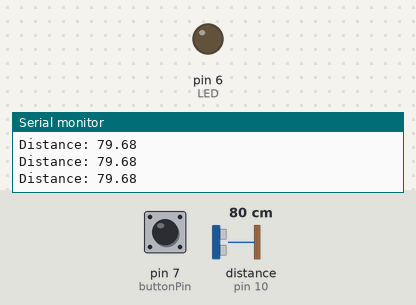
A sketch run on a simulated Arduino Uno, built with avr-gcc and run on an emulated ATmega328P. On the bench: output pins drawn as LEDs (lit = HIGH), the last lines printed to the serial monitor. Wiring (inferred from the names in the program): ultrasonic range finder: trigger pin 9; echo pin 10. Inputs (shaded band) come from the test bench; at power-on: distance to the obstacle (sensor on pin 10) 80 cm, pin 7 (buttonPin) LOW. The echo pulse lasts 58.3 µs per cm; pins used as bus, display or sensor lines are not drawn.

Above: at 1.2 s.
1.3 s: distance to the obstacle (sensor on pin 10) set to 43 cm
2.8 s: distance to the obstacle (sensor on pin 10) set to 36 cm
At 3.6 s:
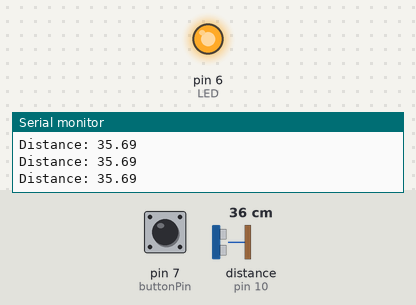
4.4 s: distance to the obstacle (sensor on pin 10) set to 33 cm
5.9 s: distance to the obstacle (sensor on pin 10) set to 29 cm
At 6.8 s:
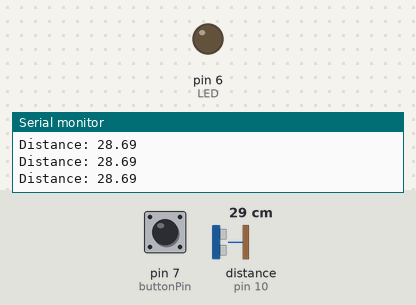
8.9 s: distance to the obstacle (sensor on pin 10) set to 22 cm
10.4 s: distance to the obstacle (sensor on pin 10) set to 18 cm
At 11.9 s:
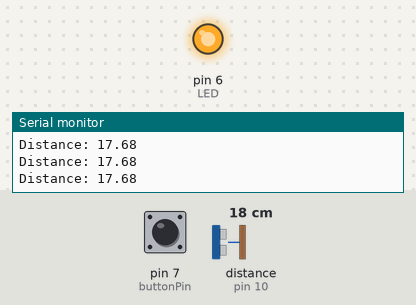
Timing chart, 0 to 13.4 s (numbered marks = the images above; inputs shaded):
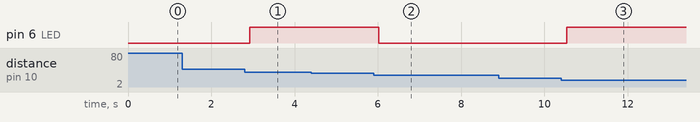

Measured:
- the behaviour switches between 41 and 40 cm on distance to the obstacle (sensor on pin 10) (found by bisection; images 0 and 1)
- the behaviour switches between 31 and 30 cm on distance to the obstacle (sensor on pin 10) (found by bisection; images 1 and 2)
- the behaviour switches between 21 and 20 cm on distance to the obstacle (sensor on pin 10) (found by bisection; images 2 and 3)
- after the input at 2.8 s, pin 6 (LED): LOW → HIGH after 0.13 s
- after the input at 5.9 s, pin 6 (LED): HIGH → LOW after 0.12 s
- after the input at 10.4 s, pin 6 (LED): LOW → HIGH after 0.13 s

The sketch:

ultrasonic_chatgpt.ino
```cpp
const int buttonPin = 7;
const int trigPin = 9;
const int echoPin = 10;
const int LED = 6;
const int BUZZER = 11;

int buttonPushCounter = 0;
int buttonState = 0;
int lastButtonState = 0;

float duration, distance;


void setup() {
  pinMode(buttonPin, INPUT);
  pinMode(trigPin, OUTPUT);
  pinMode(echoPin, INPUT);
  pinMode(LED, OUTPUT);
  pinMode(BUZZER, OUTPUT);
  Serial.begin(9600);
}

void loop() {
  buttonState = digitalRead(buttonPin);

  if (buttonState != lastButtonState) {
    if (buttonState == HIGH) {
      buttonPushCounter++;
    } else {
    }
    delay(50);
  }

  lastButtonState = buttonState;

  if (buttonPushCounter % 4 == 0) {
    digitalWrite(trigPin, LOW);
    delayMicroseconds(2);
    digitalWrite(trigPin, HIGH);
    delayMicroseconds(10);
    digitalWrite(trigPin, LOW);

    duration = pulseIn(echoPin, HIGH);
    distance = (duration*.0343)/2;
    Serial.print("Distance: ");
    Serial.println(distance);
    delay(100);

    if (distance >= 0 && distance <= 10) {
      for (int i = 0; i < 3; i++) {
        digitalWrite(LED, HIGH);
        tone(BUZZER, 255);
        delay(100);
        digitalWrite(LED, LOW);
        noTone(BUZZER);
        delay(100);
      }
    } else if (distance > 10 && distance <= 20) {
      digitalWrite(LED, HIGH);
      noTone(BUZZER);
    } else if (distance > 20 && distance <= 30) {
      digitalWrite(LED, LOW);
      noTone(BUZZER);
    } else if (distance > 30 && distance <= 40) {
      digitalWrite(LED, HIGH);
      noTone(BUZZER);
    } else {
      digitalWrite(LED, LOW);
      noTone(BUZZER);
    }
  } else {

  }
}
```
